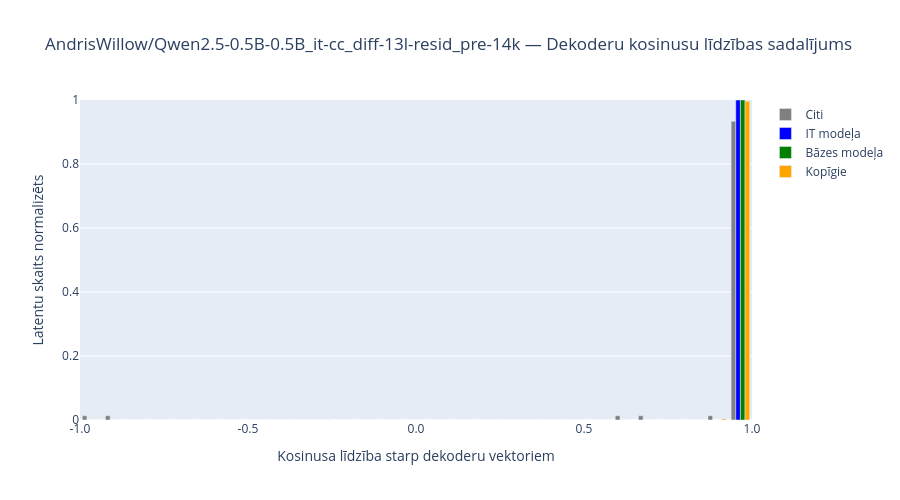

The notebook cell saved with this chart:
### Code cell
# Compute cosine similarities
cosine_sims = (
    (cross_coder.W_dec[:, 0, :] * cross_coder.W_dec[:, 1, :]).sum(dim=-1)
    / (cross_coder.W_dec[:, 0, :].norm(dim=-1) * cross_coder.W_dec[:, 1, :].norm(dim=-1))
)
cosine_data = cosine_sims.detach().cpu().numpy()

bins = np.linspace(-1, 1, 30)
bin_centers = (bins[:-1] + bins[1:]) / 2

# Normalizing count for latents for visability
traces = []
for name, info in categories.items():
    selected_data = cosine_data[info['mask']]
    hist, _ = np.histogram(selected_data, bins=bins)
    if hist.sum() > 0:
        hist = hist / hist.sum()  # Normalize to sum to 1
    traces.append(go.Bar(
        x=bin_centers,
        y=hist,
        name=name,
        marker_color=info['color']
    ))

fig = go.Figure(data=traces)

fig.update_layout(
    barmode='group',
    title=f"{HF_CROSSCODER_REPO} — Dekoderu kosinusu līdzības sadalījums",
    xaxis_title="Kosinusa līdzība starp dekoderu vektoriem",
    yaxis_title="Latentu skaits normalizēts",
    showlegend=True,
    width=900,
    height=500  
)

fig.update_yaxes(range=[0, 1])

fig.update_xaxes(
    tickvals=[-1.0, -0.5, 0.0, 0.5, 1.0],
    ticktext=['-1.0', '-0.5', '0.0', '0.5', '1.0']
)

fig.show()

### Figure 1 — Plotly figure (JSON) as saved in the notebook; plotly's stock layout.template omitted (floating-point values rounded to 4 significant figures)
{"data": [{"marker": {"color": "gray"}, "name": "Citi", "type": "bar", "x": [-0.9655, -0.8966, -0.8276, -0.7586, -0.6897, -0.6207, -0.5517, -0.4828, -0.4138, -0.3448, -0.2759, -0.2069, -0.1379, -0.06897, 0, 0.06897, 0.1379, 0.2069, 0.2759, 0.3448, 0.4138, 0.4828, 0.5517, 0.6207, 0.6897, 0.7586, 0.8276, 0.8966, 0.9655], "y": [0.01333, 0.01333, 0, 0, 0, 0, 0, 0, 0, 0, 0, 0, 0, 0, 0, 0, 0, 0, 0, 0, 0, 0, 0, 0.01333, 0.01333, 0, 0, 0.01333, 0.9333]}, {"marker": {"color": "blue"}, "name": "IT modeļa", "type": "bar", "x": [-0.9655, -0.8966, -0.8276, -0.7586, -0.6897, -0.6207, -0.5517, -0.4828, -0.4138, -0.3448, -0.2759, -0.2069, -0.1379, -0.06897, 0, 0.06897, 0.1379, 0.2069, 0.2759, 0.3448, 0.4138, 0.4828, 0.5517, 0.6207, 0.6897, 0.7586, 0.8276, 0.8966, 0.9655], "y": [0, 0, 0, 0, 0, 0, 0, 0, 0, 0, 0, 0, 0, 0, 0, 0, 0, 0, 0, 0, 0, 0, 0, 0, 0, 0, 0, 0, 1]}, {"marker": {"color": "green"}, "name": "Bāzes modeļa", "type": "bar", "x": [-0.9655, -0.8966, -0.8276, -0.7586, -0.6897, -0.6207, -0.5517, -0.4828, -0.4138, -0.3448, -0.2759, -0.2069, -0.1379, -0.06897, 0, 0.06897, 0.1379, 0.2069, 0.2759, 0.3448, 0.4138, 0.4828, 0.5517, 0.6207, 0.6897, 0.7586, 0.8276, 0.8966, 0.9655], "y": [0, 0, 0, 0, 0, 0, 0, 0, 0, 0, 0, 0, 0, 0, 0, 0, 0, 0, 0, 0, 0, 0, 0, 0, 0, 0, 0, 0, 1]}, {"marker": {"color": "orange"}, "name": "Kopīgie", "type": "bar", "x": [-0.9655, -0.8966, -0.8276, -0.7586, -0.6897, -0.6207, -0.5517, -0.4828, -0.4138, -0.3448, -0.2759, -0.2069, -0.1379, -0.06897, 0, 0.06897, 0.1379, 0.2069, 0.2759, 0.3448, 0.4138, 0.4828, 0.5517, 0.6207, 0.6897, 0.7586, 0.8276, 0.8966, 0.9655], "y": [0, 0, 0, 0, 0, 0, 0, 0, 7.031e-05, 0, 7.031e-05, 0, 0, 0, 0, 0, 0, 0, 0, 0, 0, 0, 7.031e-05, 0, 0.0001406, 0.0001406, 0.0002109, 0.003375, 0.9959]}], "layout": {"barmode": "group", "height": 500, "showlegend": true, "title": {"text": "AndrisWillow/Qwen2.5-0.5B-0.5B_it-cc_diff-13l-resid_pre-14k — Dekoderu kosinusu līdzības sadalījums"}, "width": 900, "xaxis": {"ticktext": ["-1.0", "-0.5", "0.0", "0.5", "1.0"], "tickvals": [-1, -0.5, 0, 0.5, 1], "title": {"text": "Kosinusa līdzība starp dekoderu vektoriem"}}, "yaxis": {"range": [0, 1], "title": {"text": "Latentu skaits normalizēts"}}}}
